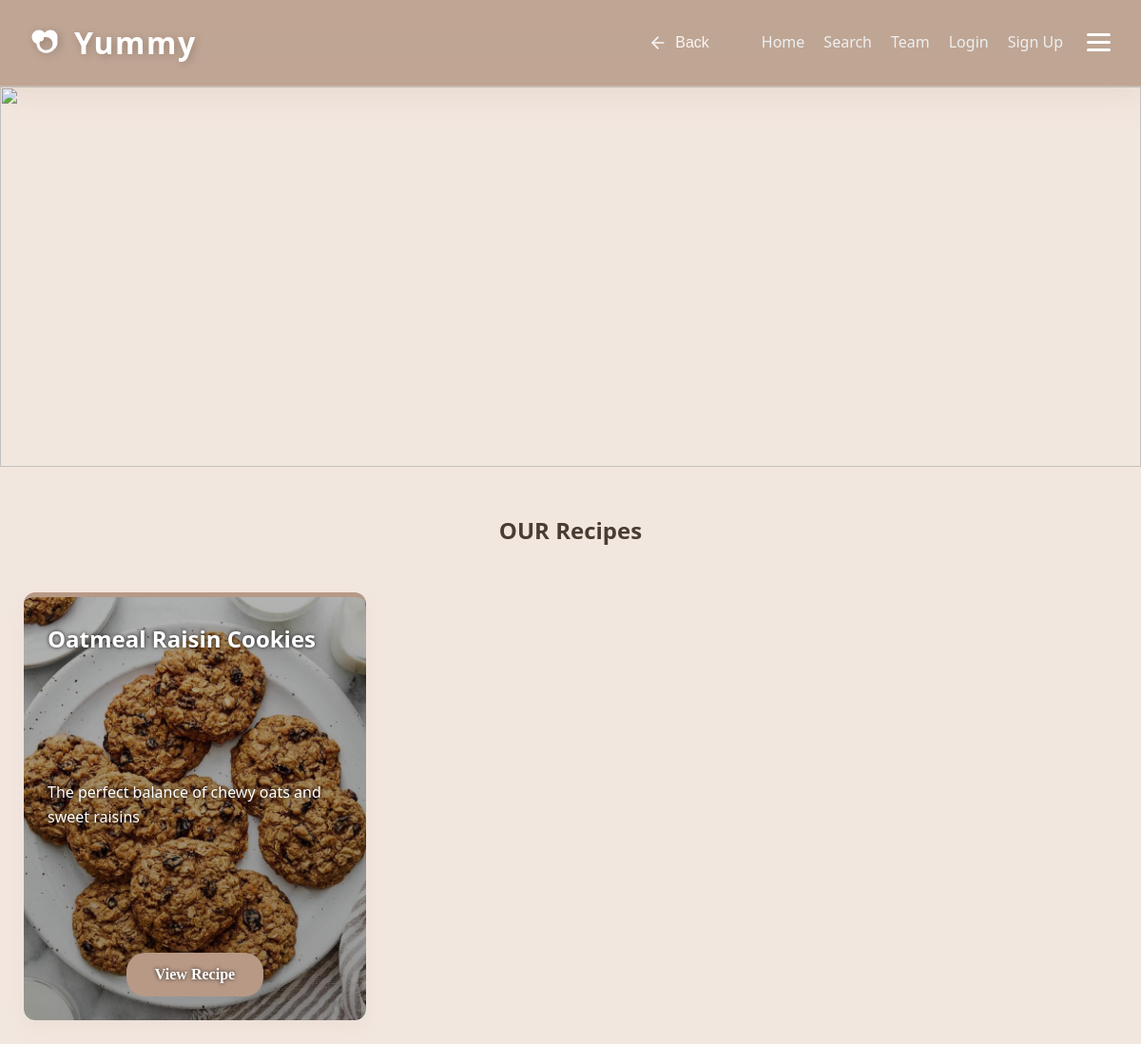
The page /cookies/ on the database its author committed.
### recipes/models.py (models this page shows, shortened)
class Recipe(models.Model):
    DIET_CHOICES = [
        ('all', 'General / Non-Specific'),
        ('keto', 'Keto Friendly'),
        ('vegan', 'Vegan / Vegetarian'),
        ('protein', 'High Protein'),
        ('gluten-free', 'Gluten-Free'),
    ]
    title = models.CharField(max_length=200, verbose_name="Recipe Title")
    slug = models.SlugField(unique=True, blank=True, null=True)
    description = models.TextField(help_text="Briefly describe the dish")
    ingredients = models.TextField(help_text="Separate ingredients with a comma or new line")
    instructions = models.TextField()
    image = models.ImageField(upload_to='recipes/%Y/%m/%d/', default='default_recipe.jpg')
    category = models.ForeignKey(Category, on_delete=models.SET_NULL, null=True, related_name='recipes')
    author = models.ForeignKey(User, on_delete=models.CASCADE, related_name='my_recipes')
    diet_type = models.CharField(max_length=20, choices=DIET_CHOICES, default='all',null=True,blank=True)
    prep_time = models.PositiveIntegerField(default=30, help_text="Preparation time in minutes",null=True,blank=True)
    calories = models.PositiveIntegerField(default=500, help_text="Calories per serving",null=True,blank=True)
    created_at = models.DateTimeField(auto_now_add=True)
    updated_at = models.DateTimeField(auto_now=True)
    class Meta:
        ordering = ['-created_at']
        verbose_name = "Recipe"
        verbose_name_plural = "Recipes"

### recipes/views.py (the view, shortened to what this page needs)
# urls.py: path("cookies/", views.category_detail, {'category_name': 'Cookies'}, name="cookies"),
def category_detail(request, category_name):
    category_slug = category_name.lower().replace("-", " ").strip()
    favorite_recipe_ids = []
    if request.user.is_authenticated:
        favorite_recipe_ids = Favorite.objects.filter(user=request.user).values_list('recipe_id', flat=True)
    category_obj = get_object_or_404(Category, name__iexact=category_slug)
    recipes = Recipe.objects.filter(category=category_obj)
    category_slug = category_slug.lower()
    clean_name = category_slug.replace(" ", "_").replace("-", "_")
    simple_name = category_slug.replace(" ", "").replace("-", "")
    hub_templates = {
        'bakery': 'recipes/bakery/bakery.html',
        'main dish': 'recipes/main_dish/maindish.html',
        'healthy': 'recipes/healthy/Healthy Food.html',
        'drinks': 'recipes/drinks/drinks.html',
        'dessert': 'recipes/desserts/dessert.html',
        'appetizers': 'recipes/appetizers/appetizers.html',
    }
    template_name = hub_templates.get(category_slug)
    if not template_name:
        possible_templates = [
            f"recipes/{clean_name}/{clean_name}.html",
            f"recipes/{clean_name}/{simple_name}.html",
            f"recipes/main_dish/{clean_name}.html",
            f"recipes/main_dish/{simple_name}.html",
            f"recipes/bakery/{clean_name}.html",
            f"recipes/bakery/{simple_name}.html",
            f"recipes/{clean_name}s/{clean_name}.html",
            f"recipes/drinks/{clean_name}.html",
            f"recipes/desserts/{clean_name}.html",
            f"recipes/bakery/macrons.html" if clean_name == "macarons" else None,
        ]
        possible_templates = [t for t in possible_templates if t]
        template_name = None
        for t in possible_templates:
            try:
                get_template(t)
                template_name = t
                break
            except TemplateDoesNotExist:
                continue
        if not template_name:
            template_name = "recipes/recipes.html"
    return render(request, template_name, {
        "recipes": recipes,
        "category": category_obj.name,
        "category_obj": category_obj,
        "favorite_recipe_ids": favorite_recipe_ids
    })

### recipes/templates/recipes/bakery/cookies.html (shortened to what this page needs)
{% load static %}
<!DOCTYPE html>
<html lang="en">
<head>
    <link rel="stylesheet" href="{% static 'css/bakery-style.css' %}?v=1.2" />
    <link rel="stylesheet" href="{% static 'css/style.css' %}" />
</head>
<body>
    <div id="navbar">
                <nav class="main-nav">
            <div class="nav-left">
                <a href="{% url 'home' %}" class="logo" style="text-decoration: none;">
                    Yummy
                </a>
            </div>
            <div class="nav-right">
                <button class="nav-back-btn" onclick="window.history.back()" aria-label="Go Back">
                    <svg width="20" height="20" viewBox="0 0 24 24" fill="none" stroke="currentColor" stroke-width="2" stroke-linecap="round" stroke-linejoin="round">
                        <line x1="19" y1="12" x2="5" y2="12"></line>
                        <polyline points="12 19 5 12 12 5"></polyline>
                    </svg>
                    <span>Back</span>
                </button>
                <ul class="nav-links">
                    <li><a href="{% url 'home' %}">Home</a></li>
                    <li><a href="{% url 'search' %}">Search</a></li>
                    <li><a href="{% url 'cover' %}">Team</a></li>
                    {% if user.is_authenticated %}
                        <li><a href="{% url 'favorites' %}">Favorites</a></li>
                        {% if user.is_staff %}
                            <li><a href="{% url 'admin_recipe' %}">Admin</a></li>
                            <li><a href="{% url 'add_recipe' %}">Add Recipe</a></li>
                        {% endif %}
                        <li><a href="{% url 'logout' %}">Logout</a></li>
                    {% else %}
                        <li><a href="{% url 'login' %}">Login</a></li>
                        <li><a href="{% url 'signup' %}">Sign Up</a></li>
                    {% endif %}
                </ul>
                <div class="menu-icon" id="menu-icon-btn">
                    <div class="bar"></div>
                    <div class="bar"></div>
                    <div class="bar"></div>
                </div>
            </div>
        </nav>
    </div>
    <div class="banner">
        <img src="{% static 'bakeryimages/Cookiesbanner.png' %}" style="width:100%; height:400px; object-fit:cover;">
    </div>
    <br><br>
    <h2 class="h2">OUR Recipes</h2>
    <div class="recipes-container">
        {% for recipe in recipes %}
        <div class="recipe-card" id="recipe-{{ recipe.pk }}"
            style="background-image: linear-gradient(rgba(0,0,0,0.3), rgba(0,0,0,0.4)), url('{{ recipe.image.url }}'); background-size: cover; background-position: center;"
            onclick="openCard(event, 'recipe-{{ recipe.pk }}-card')">
            <h2>{{ recipe.title }}</h2>
            <p>{{ recipe.description|truncatewords:15 }}</p>
            <a href="javascript:void(0)" class="btn-main" onclick="openCard(event, 'recipe-{{ recipe.pk }}-card')">View
                Recipe</a>
        </div>
        {% empty %}
        <p style="text-align: center; grid-column: 1/-1;">No cookie recipes found yet. Add some in the Admin panel!</p>
        {% endfor %}
    </div>
</body>
</html>

### recipes/static/css/bakery-style.css (style rules this page uses)
:root { --primary-color: #4b1f11; }
* { margin: 0; padding: 0; box-sizing: border-box; }
body { font-family: 'Segoe UI', system-ui, sans-serif; background: #e6daca; color: #4a3c31; line-height: 1.6; }
.h2 { text-align: center; padding-bottom: 20px; margin-top: -10px; color: #4a3c31; }
.recipes-container { display: flex; flex-wrap: wrap; justify-content: center; gap: 30px; padding: 40px 20px; max-width: 1200px; margin: 0 auto; }
.recipe-card { height: 450px; width: 360px; background: #e2d8ce; border-radius: 40px; padding: 25px; box-shadow: 0px 4px 15px rgba(0, 0, 0, 0.1); background-size: cover !important; background-position: center !important; background-repeat: no-repeat; color: white; text-shadow: 0px 0px 4px rgba(0, 0, 0, 0.8); display: flex; flex-direction: column; justify-content: space-between; transition: transform 0.3s ease, box-shadow 0.3s ease; }
.recipe-card a { margin: 0 auto !important; padding: 10px 30px; text-align: center; border-radius: 20px; background-color: #4b1f11; color: #dcb8a0; font-size: 16px; font-family: 'Times New Roman', Times, serif; text-decoration: none; display: inline-block; width: fit-content; transition: all 0.3s ease; }
.btn-main { margin: 20px auto 0 auto; display: block; width: fit-content; padding: 10px 30px; text-align: center; border-radius: 20px; background-color: #4b1f11; color: #dcb8a0; font-size: 16px; font-family: 'Times New Roman', Times, serif; text-decoration: none; }

### rows shown on the page
Recipe: image (picture), title "Oatmeal Raisin Cookies", description "The perfect balance of chewy oats and sweet raisins"
